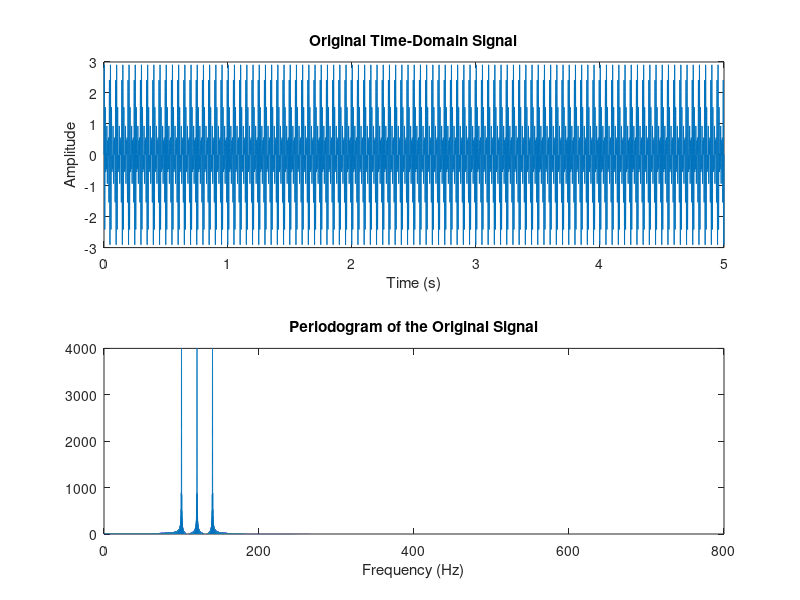

This chart was generated by the following MATLAB code: (Note: this script raises an error after producing the figure.)
%% PRACTICE 12.3. Filtering With and Without the Use of MATLAB's filter Function

clc; close all; clear all;

%% Generation of a three-tone signal
Fmax = 160;
Fs = 10 * Fmax;
t = 0:1/Fs:5;
x = sin(2*pi*100*t) + ...
    sin(2*pi*120*t) + ...
    sin(2*pi*140*t);
subplot(2,1,1)
plot(t, x)
title('Original Time-Domain Signal')
xlabel('Time (s)')
ylabel('Amplitude')

%% Frequency Domain Analysis
N = length(x);
FACTOR = 256;
nFFT = 2^ceil(log2(N)) * FACTOR; % FFT length
X = fft(x, nFFT);
Periodogram = abs(X);

% Frequency axis
f = linspace(0, Fs, nFFT);
subplot(2,1,2)
plot(f, Periodogram)
axis([0 Fs/2 0 max(Periodogram)])
xlabel('Frequency (Hz)')
title('Periodogram of the Original Signal')

%% IIR LOW-PASS FILTER
% Designed to pass only the 100 Hz component

% 1) Using MATLAB FILTER command
f1 = [0 110 115 (Fs/2)] / (Fs/2); 
m1 = [1 1 0 0];
order = 10;
[b, a] = yulewalk(order, f1, m1);
filtered_signal_filter = filter(b, a, x);

%% 2) Manual implementation (without using FILTER)
% Zero-padding according to filter order
xn = [zeros(1, order), x];
% Output buffer
y_aux = zeros(1, length(xn));
y_out = 0;
% Solve the difference equation
for k = order+2:length(x)
    for i = 1:length(a)-1
        y_out = (b(i)*xn(k-i+1)) ...
              - (a(i+1)*y_aux(k-i)) ...
              + y_out;
    end
    y_aux(k) = y_out;
    y_out = 0;
end
% Remove initial conditions
filtered_signal_manual = y_aux(order+1:end);
%% Time-domain comparison

figure
subplot(2,1,1)
plot(t, filtered_signal_filter)
grid minor
title('Filtered Signal USING filter()')
xlabel('Time (s)')
ylabel('Amplitude')
subplot(2,1,2)
plot(t, filtered_signal_manual)
grid minor
title('Filtered Signal WITHOUT filter()')
xlabel('Time (s)')
ylabel('Amplitude')

%% Frequency-domain verification
X1 = fft(filtered_signal_filter, nFFT);
P1 = abs(X1);
P1_norm = P1 / max(P1);
X2 = fft(filtered_signal_manual, nFFT);
P2 = abs(X2);
P2_norm = P2 / max(P2);

figure
hold on
plot(f, P1_norm, 'b')
plot(f, P2_norm, 'r:')
xlim([0 Fs/2])
xlabel('Frequency (Hz)')
title('Periodogram: Using filter() vs Manual Implementation')
legend('Using filter()', 'Manual implementation')
grid minor
